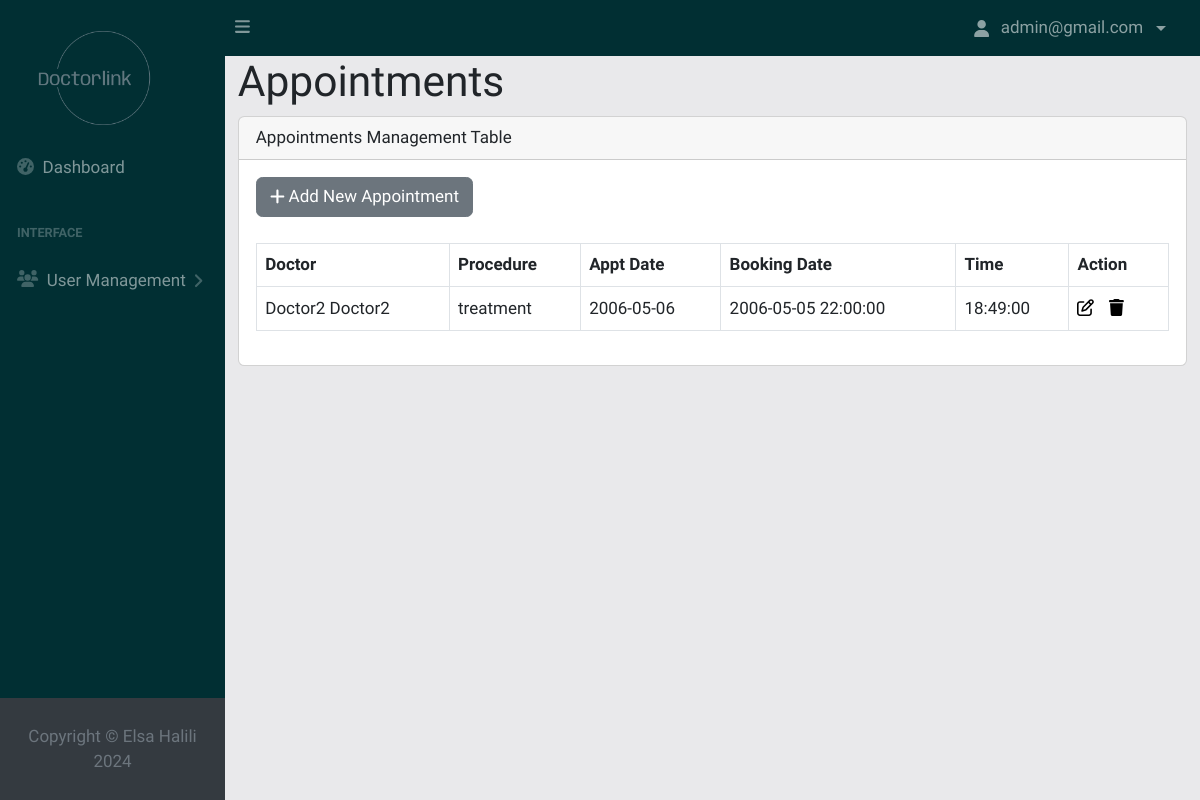
/view-appointmentss.php (signed in), run on the app's committed database.
### tables this page shows
CREATE TABLE `Appointments` (
  `id` int(11) NOT NULL,
  `firstName` varchar(50) NOT NULL,
  `lastName` varchar(50) NOT NULL,
  `dob` date NOT NULL,
  `phoneNumber` varchar(15) NOT NULL,
  `address` varchar(100) NOT NULL,
  `email` varchar(100) NOT NULL,
  `previousVisit` enum('yes','no') NOT NULL,
  `doctorId` int(11) NOT NULL,
  `appointmentProcedure` varchar(50) NOT NULL,
  `preferredDate` date NOT NULL,
  `preferredTime` time NOT NULL,
  `created_at` timestamp NOT NULL DEFAULT current_timestamp()
);

### view-appointmentss.php (the view, shortened to what this page needs)
<?php
require './database/config.php';
try {
    $stmt = $conn->prepare("
        SELECT a.*, CONCAT(u.Name, ' ', u.Surname) AS doctorName
        FROM Appointments a
        LEFT JOIN User u ON a.doctorId = u.Id
    ");
    $stmt->execute();
    $appointments = $stmt->fetchAll(PDO::FETCH_ASSOC);
} catch (PDOException $e) {
    echo $e;
}
?>
<!DOCTYPE html>
<html lang="en">
<link href="https://cdn.jsdelivr.net/npm/simple-datatables@7.1.2/dist/style.min.css" rel="stylesheet" />
<link href="css/styles.css" rel="stylesheet" />
<link href="css/styles.css" rel="stylesheet" />
<link href="css/main.css" rel="stylesheet" />
</head>
<body class="sb-nav-fixed">
    <?php include('layout/navigation.php') ?>
    <div id="layoutSidenav">
        <?php include('layout/sidenav.php') ?>
        <div id="layoutSidenav_content" class="layoutsidenav_content">
            <main>
                <div class="container-fluid">
                    <h1>Appointments</h1>
                    <div class="card mb-4">
                        <div class="card-header">
                            Appointments Management Table
                        </div>
                        <div class="card-body">
                            <div class="add-new-drug mb-4">
                                <a href="appointment.php" class="btn btn-secondary">
                                    <i class="fa-solid fa-plus"></i>
                                    Add New Appointment
                                </a>
                            </div>
                            <table id="appointmentTable" class="table table-bordered">
                                <thead>
                                    <tr>
                                        <th>Doctor</th>
                                        <th>Procedure</th>
                                        <th>Appt Date</th>
                                        <th>Booking Date</th>
                                        <th>Time</th>
                                        <th>Action</th>
                                    </tr>
                                </thead>
                                <tbody>
                                    <?php foreach ($appointments as $appointment) : ?>
                                        <tr>
                                            <td><?php echo $appointment['doctorName']; ?></td>
                                            <td><?php echo $appointment['appointmentProcedure']; ?></td>
                                            <td><?php echo $appointment['preferredDate']; ?></td>
                                            <td><?php echo $appointment['created_at']; ?></td>
                                            <td><?php echo $appointment['preferredTime']; ?></td>
                                            <td class="action-links">
                                                <a href="" data-bs-toggle="modal" data-bs-target="#editAppointmentModal<?= $appointment['id'] ?>">
                                                    <i class="fa-regular fa-pen-to-square" style="color: #000000;"></i>
                                                </a>
                                                <a href="" data-bs-toggle="modal" data-bs-target="#deleteAppointmentModal<?= $appointment['id'] ?>">
                                                    <i class="fa-solid fa-trash" style="color: #000000;"></i>
                                                </a>
                                            </td>
                                        </tr>
                                    <?php endforeach; ?>
                                </tbody>
                            </table>
                        </div>
                    </div>
                </div>
        </div>
    </div>
</body>
</html>

### css/main.css (style rules this page uses)
* { font-family: "Rajdhani", sans-serif; font-size: 17px; }
body { background: #e9e9eb; }
.layoutsidenav_content { background: #e9e9eb; }
.action-links a { margin-right: 10px; text-decoration: none; color: #007bff; }

### data on the page
appointments: doctorName "Doctor2 Doctor2", appointmentProcedure "treatment", preferredDate "2006-05-06", created_at "2006-05-05 22:00:00", preferredTime "18:49:00"

### other printed values
$loggedInUser['Email'] "admin@gmail.com"
